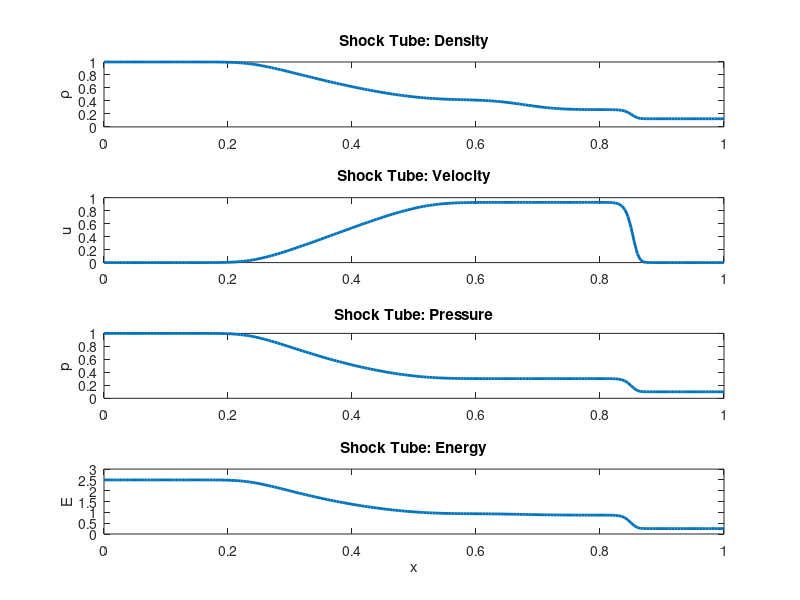

Write the MATLAB code that produced this figure.
clear; clc; close all

% Use the Euler solver structure from Problem 17.
% The main difference is that the simulation is advanced until a final time.

nx = 201;
L = 1.0;
dx = L/(nx-1);
x = linspace(0,L,nx);

gamma = 1.4;
CFL = 0.5;

t = 0.0;
t_final = 0.2;

q = zeros(3,nx);

% Initial conditions
for i = 1:nx
    if x(i) < 0.5
        rho = 1.0;
        u = 0.0;
        p = 1.0;
    else
        rho = 0.125;
        u = 0.0;
        p = 0.1;
    end

    E = p/(gamma-1) + 0.5*rho*u^2;

    q(1,i) = rho;
    q(2,i) = rho*u;
    q(3,i) = E;
end

% Time marching until final time
while t < t_final

    rho = q(1,:);
    u = q(2,:)./rho;
    E = q(3,:);
    p = (gamma-1)*(E - 0.5*rho.*u.^2);

    a = sqrt(gamma*p./rho);
    max_speed = max(abs(u) + a);
    dt = CFL * dx / max_speed;

    % Adjust final step exactly to t_final
    if t + dt > t_final
        dt = t_final - t;
    end

    % Fluxes
    F = zeros(3,nx);
    F(1,:) = rho .* u;
    F(2,:) = rho .* u.^2 + p;
    F(3,:) = u .* (E + p);

    F_half = zeros(3,nx-1);

    % Rusanov flux
    for i = 1:nx-1
        qL = q(:,i);
        qR = q(:,i+1);

        FL = F(:,i);
        FR = F(:,i+1);

        rhoL = qL(1);
        uL = qL(2)/rhoL;
        pL = (gamma-1)*(qL(3) - 0.5*rhoL*uL^2);
        aL = sqrt(gamma*pL/rhoL);

        rhoR = qR(1);
        uR = qR(2)/rhoR;
        pR = (gamma-1)*(qR(3) - 0.5*rhoR*uR^2);
        aR = sqrt(gamma*pR/rhoR);

        smax = max(abs(uL)+aL, abs(uR)+aR);

        F_half(:,i) = 0.5*(FL + FR) - 0.5*smax*(qR - qL);
    end

    % Update solution
    qn = q;

    for i = 2:nx-1
        q(:,i) = qn(:,i) - dt/dx*(F_half(:,i) - F_half(:,i-1));
    end

    % Boundary conditions
    q(:,1) = q(:,2);
    q(:,end) = q(:,end-1);

    t = t + dt;
end

% Recover variables
rho = q(1,:);
u = q(2,:)./rho;
E = q(3,:);
p = (gamma-1)*(E - 0.5*rho.*u.^2);

% Plot results
figure

subplot(4,1,1)
plot(x, rho, 'LineWidth', 2)
ylabel('\rho')
title('Shock Tube: Density')

subplot(4,1,2)
plot(x, u, 'LineWidth', 2)
ylabel('u')
title('Shock Tube: Velocity')

subplot(4,1,3)
plot(x, p, 'LineWidth', 2)
ylabel('p')
title('Shock Tube: Pressure')

subplot(4,1,4)
plot(x, E, 'LineWidth', 2)
ylabel('E')
xlabel('x')
title('Shock Tube: Energy')
